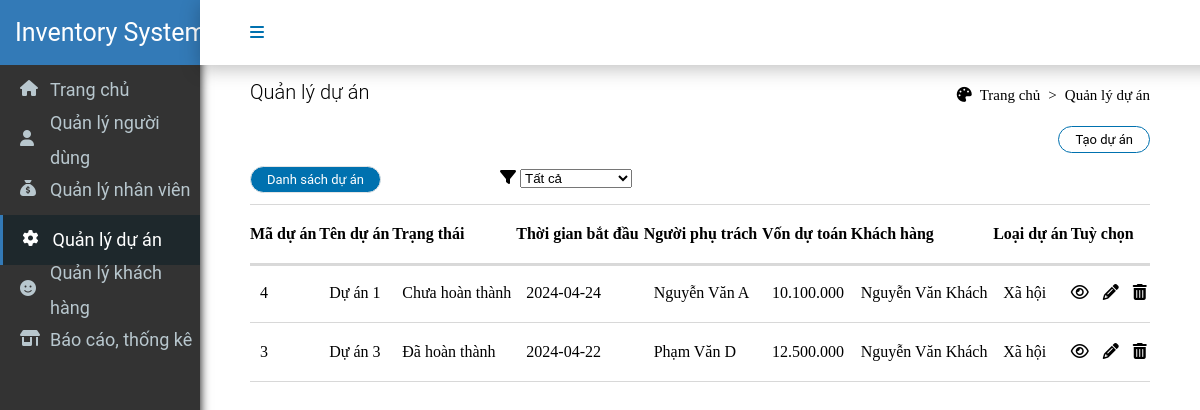
The app's page /application/project.php with its own data.
### tables this page shows
CREATE TABLE `project` (
  `Project_ID` int(11) NOT NULL,
  `PT_ID` int(11) NOT NULL,
  `Project_name` varchar(100) NOT NULL,
  `Project_status` varchar(50) NOT NULL,
  `Customer_ID` int(11) NOT NULL,
  `Project_time_start` date NOT NULL,
  `Project_manager` varchar(50) NOT NULL,
  `Project_gudget` varchar(50) NOT NULL
);

CREATE TABLE `customer` (
  `Customer_ID` int(11) NOT NULL,
  `Customer_name` varchar(50) NOT NULL,
  `Customer_phone` varchar(11) NOT NULL,
  `Customer_email` varchar(50) NOT NULL,
  `Customer_address` varchar(50) NOT NULL
);

CREATE TABLE `projecttype` (
  `PT_ID` int(11) NOT NULL,
  `PT_name` varchar(50) NOT NULL
);

### process/connect.php (called while the page is built, shortened)
<?php
abstract class connection {
    protected $DB_TYPE;
    protected $DB_HOST;
    protected $DB_NAME;
    protected $USER;
    protected $PW;
    protected $connection;
    public function __construct() {
        $this->DB_TYPE = 'mysql';
        $this->DB_HOST = 'localhost';
        $this->DB_NAME = 'kltn';
        $this->USER = 'root';
        $this->PW = '';
        $this->connection = $this->conn();
    }
    public function conn() {
        try {
            $conn = new PDO("$this->DB_TYPE:host=$this->DB_HOST;dbname=$this->DB_NAME", $this->USER, $this->PW);
            $conn->setAttribute(PDO::ATTR_DEFAULT_FETCH_MODE, PDO::FETCH_ASSOC);
            return $conn;
        } catch (Exception $e) {
            die("Connection failed: " . $e->getMessage());
        }
    }
    public function prepareSQL($sql) {
        return $this->connection->prepare($sql);
}
}
class Query extends connection {
    public function project() {
        $sql = "SELECT * FROM project
        INNER JOIN customer ON project.Customer_ID = customer.Customer_ID
        INNER JOIN projecttype ON project.PT_ID = projecttype.PT_ID
        ORDER BY Project_ID DESC";
        $stmt = $this->prepareSQL($sql);
        $stmt->execute();
        return $stmt->fetchAll();
    }
}

### application/project.php (the view, shortened to what this page needs)
<?php
require_once '../process/connect.php';
$getinf = new Query();
$projects = $getinf->project();
?>
<!DOCTYPE html>
<html lang="en">
<head>
    <link rel="stylesheet" href="../css/index.css">
    <link rel="stylesheet" href="../css/project.css">
    <link rel="stylesheet" href="https://cdnjs.cloudflare.com/ajax/libs/font-awesome/6.4.0/css/all.min.css">
</head>
<body>
    <div class="navbar">
        <div class="navbar-box">
            <i class="fa-solid fa-bars active" style="color: #0071AF;"></i>
        </div>
    </div>
    <div class="sidebar">
        <h1>Inventory System</h1>
        <div class="sidebar-box">
            <i class="fa-solid fa-house" style="color: #b8c7ce;"></i>
            <h2><a href="index.php">Trang chủ</a></h2>
        </div>
        <div class="sidebar-box">
            <i class="fa-solid fa-user" style="color: var(--white, #b8c7ce);"></i>
            <h2>Quản lý người dùng</h2>
        </div>
        <div class="sidebar-box">
            <i class="fa-solid fa-sack-dollar" style="color: var(--white, #b8c7ce);"></i>
            <h2><a href="staff.php">Quản lý nhân viên</a></h2>
        </div>
        <div class="sidebar-box-active">
            <i class="fa-solid fa-gear" style="color: var(--white, white);"></i>
            <h2><a href="project.php">Quản lý dự án</a></h2>
        </div>
        <div class="sidebar-box">
            <i class="fa-solid fa-face-smile" style="color: var(--white, #b8c7ce);"></i>
            <h2>Quản lý khách hàng</h2>
        </div>
        <div class="sidebar-box">
            <i class="fa-solid fa-shop" style="color: var(--white, #b8c7ce);"></i>
            <h2><a href="brand.php">Báo cáo, thống kê</a></h2>
        </div>
    </div>
    <div class="content">
        <div class="content-title">
            <p>Quản lý dự án</p>
            <ul>
                <i class="fa-solid fa-palette"></i>
                <li class="home"><a href="index.php">Trang chủ</a></li>
                <li> > </li>
                <li>Quản lý dự án</li>
            </ul>
        </div>
        <div class="order-list">
            <div class="add-order">
                <button class="add-order-button" name=""><a href="create/new_project.php">Tạo dự án</a></button>
            </div>
            <div class="order-list-option">
                <button class="order-list-button active button" name="">Danh sách dự án</button>
            </div>
            <div class="each-order-list">
                <div class="order-list-box active">
                    <div class="filter">
                        <i class="fa-solid fa-filter"></i>
                        <select name="cars" id="cars">
                            <option value="volvo">Tất cả</option>
                        </select>
                    </div>
                    <table>
                        <tr class="order-box-select">
                            <th>Mã dự án</th>
                            <th>Tên dự án</th>
                            <th>Trạng thái</th>
                            <th>Thời gian bắt đầu</th>
                            <th>Người phụ trách</th>
                            <th>Vốn dự toán</th>
                            <th>Khách hàng</th>
                            <th>Loại dự án</th>
                            <th>Tuỳ chọn</th>
                        </tr>
                        <?php
                        foreach ($projects as $project): ?>
                        <tr>
                            <td><a href=""></a><?php echo $project["Project_ID"] ?></td>
                            <td><a href=""></a><?php echo $project["Project_name"] ?></td>
                            <td><a href=""></a><?php echo $project["Project_status"] ?></td>
                            <td><a href=""></a><?php echo $project["Project_time_start"] ?></td>
                            <td><a href=""></a><?php echo $project["Project_manager"] ?></td>
                            <td><a href=""></a><?php echo $project["Project_gudget"] ?></td>
                            <td><a href=""></a><?php echo $project["Customer_name"] ?></td>
                            <td><a href=""></a><?php echo $project["PT_name"] ?></td>
                            <td>
                                <a href="create/infor_project.php?id=<?= $project['Project_ID'] ?>"><i class="fa-regular fa-eye"></i></a>
                                <a href="create/change_infor_project.php?id=<?= $project['Project_ID'] ?>">   <i class="fa-solid fa-pencil"></i></a>
                                <i onclick="confirmDelete()" class="fa-solid fa-trash-can"></i>
                            </td>
                        </tr>
                        <?php endforeach; ?>
                    </table>
                </div>
            </div>
        </div>
    </div>
</body>
</html>

### css/index.css (style rules this page uses)
* { margin: 0; }
.sidebar { position: fixed; width: 200px; height: 100%; background: #333; height: 860px; overflow: hidden; flex-direction: column; top: 0; display: flex; flex-direction: column; align-items: center; box-shadow: 0 0 10px 0; }
.sidebar h1 { color: var(--white, #FFF); font-family: Roboto; font-size: 25px; padding-left: 30px; font-style: normal; font-weight: 400; line-height: 35.5px; display: flex; align-items: center; background-color: #337ab7; width: 100%; height: 65px; }
.sidebar-box-active { position: relative; }
.sidebar-box-active .fa-solid { position: absolute; left: 25px; top: 15px; }
.sidebar-box-active a:link { color: white; }
.sidebar-box { position: relative; }
.sidebar-box .fa-solid { position: absolute; left: 20px; top: 15px; }
.sidebar-box h2 { color: var(--white, #b8c7ce); font-family: Roboto; font-size: 18px; padding-left: 50px; font-style: normal; font-weight: 400; line-height: 35.5px; display: flex; align-items: center; width: 150px; height: 50px; }
.sidebar-box a:link { color: var(--white, #b8c7ce); font-family: Roboto; font-size: 18px; font-style: normal; font-weight: 400; line-height: 35.5px; display: flex; align-items: center; width: 150px; height: 50px; }
.sidebar-box-active .fa-solid { color: var(--white, white); }
.sidebar-box-active h2 { color: var(--white, #FFF); font-family: Roboto; font-size: 18px; padding-left: 50px; font-style: normal; font-weight: 400; line-height: 35.5px; display: flex; align-items: center; width: 150px; height: 50px; background-color: #1e282c; border-left: 5px solid #337ab7; }
.navbar { position: fixed; display: flex; width: 100%; height: 65px; justify-content: space-between; align-items: center; top: 0; left: 200px; background: #FFF; box-shadow: 0px 4px 18px 0px rgba(0, 0, 0, 0.25); box-sizing: border-box; z-index: 5; }
.navbar .navbar-box { display: flex; }
.navbar .navbar-box .fa-bars { margin-left: 50px; margin-right: 950px; }
.content { position: relative; top: 80px; margin-left: 250px; margin-right: 50px; }
.content-title { display: flex; align-items: end; }
.content-title p { font-family: Roboto; font-size: 20px; font-style: normal; font-weight: 300; display: flex; align-items: center; }
.content-title ul { position: absolute; right: 0px; list-style: none; display: flex; gap: 8px; font-size: 15px; }
table { width: 100%; text-align: left; }
table, th, td { border-top: 1px solid #D8D8D8 ; border-bottom: 1px solid #D8D8D8 ; border-collapse: collapse; box-shadow: #D8D8D8; }
th, td { padding: 20px 0; }
a:link { text-decoration: none; }
.home a:link { color: black }
.order-box-select { box-shadow: 0px 2px 0px 0px rgba(0, 0, 0, 0.15); }

### css/project.css (style rules this page uses)
.order-list { position: relative; }
.order-list .order-list-box { display: none; }
.add-order { position: relative; display: flex; height: 30px; align-items: center; margin-top: 20px; gap: 10px; flex-direction: row-reverse; }
.add-order-button { border-radius: 20px; border: 1px solid var(--1-border, #0071AF); background: var(--1-white, #FFF); padding: 5px 16px; color: var(--1-text, #606060); font-family: Roboto; font-size: 13px; font-style: normal; font-weight: 400; line-height: normal; }
.order-list-option { position: relative; display: flex; height: 30px; align-items: center; margin-top: 10px; margin-bottom: 10px; gap: 10px; }
.order-list-button { border-radius: 20px; border: 1px solid var(--1-border, #E4E4E4); background: var(--1-white, #FFF); padding: 5px 16px; color: var(--1-text, #606060); font-family: Roboto; font-size: 13px; font-style: normal; font-weight: 400; line-height: normal; }
.filter { position: absolute; top: 45px; left: 250px; }
.add-order-button a { color: black; }
.order-list-box a { color: black; margin-right: 10px; }
.button { background: var(--d-9-d-9-d-9, #0071AF); color: white; }
.order-list-box.active { display: block; }

### records on screen
project: Project_ID "4", Project_name "Dự án 1", Project_status "Chưa hoàn thành", Project_time_start "2024-04-24", Project_manager "Nguyễn Văn A", Project_gudget "10.100.000", Customer_ID.Customer_name "Nguyễn Văn Khách", PT_ID.PT_name "Xã hội"
project: Project_ID "3", Project_name "Dự án 3", Project_status "Đã hoàn thành", Project_time_start "2024-04-22", Project_manager "Phạm Văn D", Project_gudget "12.500.000", Customer_ID.Customer_name "Nguyễn Văn Khách", PT_ID.PT_name "Xã hội"
